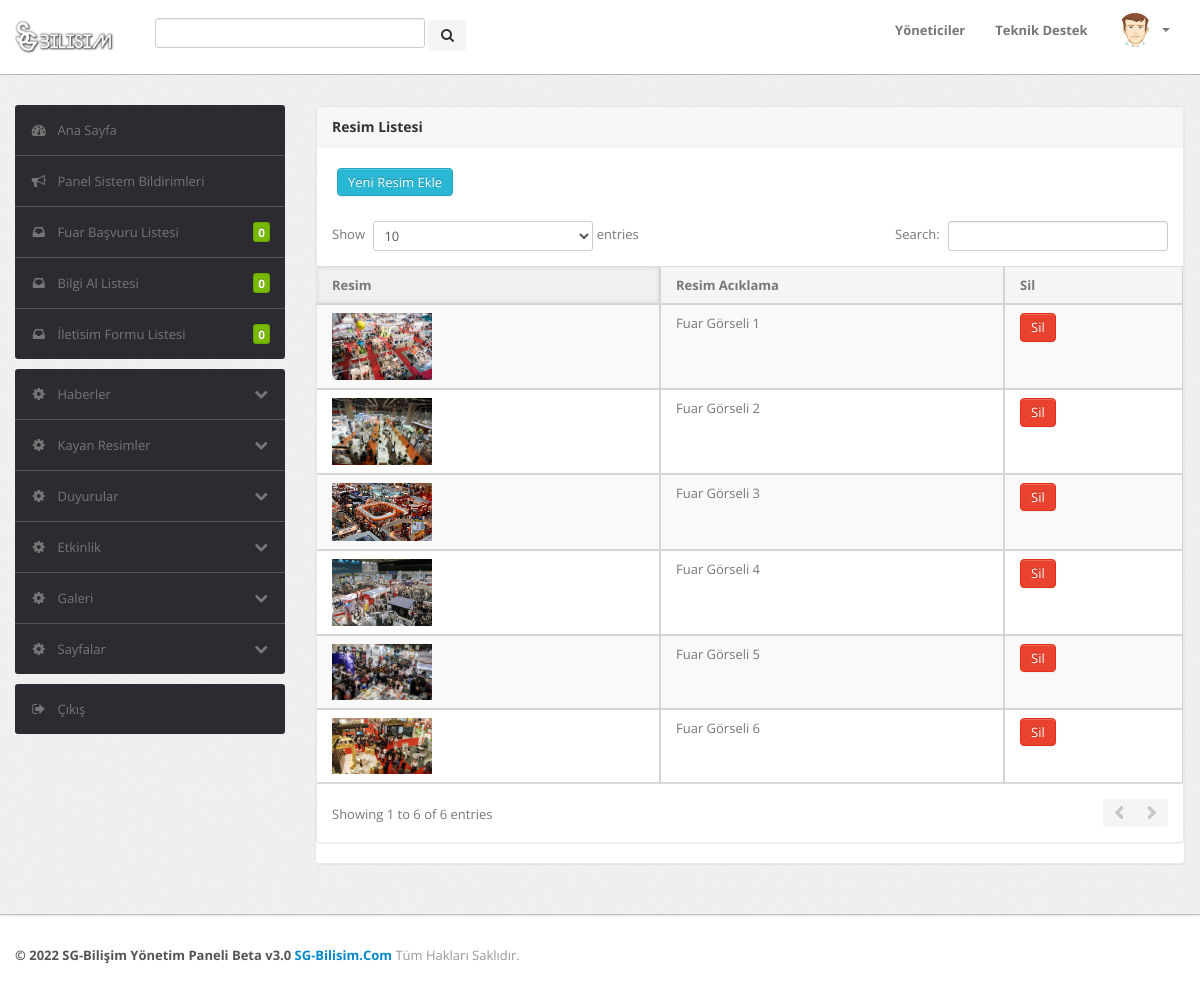
Page /sgpnl/resimgliste.php (signed in) on the committed database.
### tables this page shows
CREATE TABLE `galeri`  (
  `id` int NOT NULL AUTO_INCREMENT,
  `resimaciklama` varchar(255) NULL DEFAULT NULL,
  `foto` varchar(255) NULL DEFAULT NULL,
  PRIMARY KEY (`id`) USING BTREE
);

### sgpnl/resimgliste.php (the view, shortened to what this page needs)
<?php
include 'inc/vt.php';
include 'inc/header.php';
include 'inc/navbar.php';
?>
    <div class="wrapper">
        <div class="container">
            <div class="row">
                <div class="span3">
                     <?php include 'inc/sidebar.php';?>
                </div>
                <div class="span9">
                    <div class="content">
                        <div class="module">
						   <div class="module">
							<div class="module-head">
								<h3>Resim Listesi</h3>
							</div>
							<br>
							<p><a href="resimg.php" class="btn btn-info">Yeni Resim Ekle</a></p>
							<div class="module-body table">
								 <table border="1"  class="datatable-1 table table-bordered table-striped display" width="100%">
								 <thead>
								 <tr>
								 <th>Resim</th>
								 <th>Resim Acıklama</th>
								 <th>Sil</th>
								 </tr>
								 </thead>
								 <tbody>
								 	<?php
$sorgu = $baglanti->prepare("SELECT * FROM galeri");
$sorgu->execute();
$yon = 'sag';
while ($sonuc = $sorgu->fetch()) {
    ?>
    <tr <?php echo $yon == 'sag' ? 'ml-auto' : 'mr-auto' ?>>
      <td><img width="100" src="../images/galeri/<?= $sonuc['foto'] ?>"</td>
	     <td><?= $sonuc['resimaciklama'] ?></td>
	<td>  <a href="inc/silresim.php?id=<?= $sonuc["id"] ?>" class="btn btn-danger">Sil</a></td>
    </tr> <?php
}
?>
								 </tbody>
								 </table>
							</div>
						</div>
                        </div>
                    </div>
                </div>
            </div>
        </div>
    </div>
 <?php include 'inc/footer.php';?>

### sgpnl/inc/header.php (shortened to what this page needs)
<!DOCTYPE html>
<html lang="tr">
<head>
    <head>
        <link type="text/css" href="bootstrap/css/bootstrap.min.css" rel="stylesheet">
        <link type="text/css" href="bootstrap/css/bootstrap-responsive.min.css" rel="stylesheet">
        <link type="text/css" href="css/theme.css" rel="stylesheet">
        <link type="text/css" href="images/icons/css/font-awesome.css" rel="stylesheet">
   </head>

### sgpnl/inc/navbar.php (shortened to what this page needs)
<body>
        <div class="navbar navbar-fixed-top">
            <div class="navbar-inner">
                <div class="container">
                        <a class="brand" href="index.php"><img width="100" src="images/logosg.png"></a>
                    <div class="nav-collapse collapse navbar-inverse-collapse">
                        <form class="navbar-search form-inline my-2 my-lg-0 ml-auto" action="#">
                        <input type="text" class="span3">
                        <button class="btn" type="button">
                            <i class="icon-search"></i>
                        </button>
                        </form>
                        <ul class="nav pull-right">
                            <li><a href="#">Yöneticiler</a></li>
                            <li><a href="#">Teknik Destek</a></li>
                            <li class="nav-user dropdown"><a href="#" class="dropdown-toggle" data-toggle="dropdown">
                                <img src="images/user.png" class="nav-avatar" />
                                <b class="caret"></b></a>
                            </li>
                        </ul>
                    </div>
                </div>
            </div>
        </div>

### sgpnl/inc/sidebar.php (shortened to what this page needs)
<div class="sidebar">
                            <ul class="widget widget-menu unstyled">
                                <li class="active"><a href="index.php"><i class="menu-icon icon-dashboard"></i>Ana Sayfa</a></li>
                                <li><a href="sgbilisim.php"><i class="menu-icon icon-bullhorn"></i>Panel Sistem Bildirimleri </a></li>
                                <li><a href="onayliuyelist.php"><i class="menu-icon icon-inbox"></i>Fuar Başvuru Listesi<b class="label green pull-right"><?php
$sorgu = $baglanti->prepare("SELECT count(*) FROM basvuru");
$sorgu->execute();
$say = $sorgu->fetchColumn();
echo $say;
?> </b> </a></li>
      <li><a href="bilgial.php"><i class="menu-icon icon-inbox"></i>Bilgi Al Listesi<b class="label green pull-right"><?php
$sorgu = $baglanti->prepare("SELECT count(*) FROM bilgial");
$sorgu->execute();
$say = $sorgu->fetchColumn();
echo $say;
?> </b> </a></li>
 <li><a href="iletisimformu.php"><i class="menu-icon icon-inbox"></i>İletisim Formu Listesi<b class="label green pull-right"><?php
$sorgu = $baglanti->prepare("SELECT count(*) FROM iletisim");
$sorgu->execute();
$say = $sorgu->fetchColumn();
echo $say;
?> </b> </a></li>
                            </ul>
                            <ul class="widget widget-menu unstyled">
                                <li><a class="collapsed" data-toggle="collapse" href="#haberler"><i class="menu-icon icon-cog">
                                </i><i class="icon-chevron-down pull-right"></i>Haberler</a>
                                </li>
                                <li><a class="collapsed" data-toggle="collapse" href="#kayanresim"><i class="menu-icon icon-cog">
                                </i><i class="icon-chevron-down pull-right"></i>Kayan Resimler</a>
                                </li>
								   <li><a class="collapsed" data-toggle="collapse" href="#duyurular"><i class="menu-icon icon-cog">
                                </i><i class="icon-chevron-down pull-right"></i>Duyurular</a>
                                </li>
								<li><a class="collapsed" data-toggle="collapse" href="#yonetim"><i class="menu-icon icon-cog">
                                </i><i class="icon-chevron-down pull-right"></i>Etkinlik</a>
                                </li>
									<li><a class="collapsed" data-toggle="collapse" href="#galeri"><i class="menu-icon icon-cog">
                                </i><i class="icon-chevron-down pull-right"></i>Galeri</a>
                                </li>
                                <li><a class="collapsed" data-toggle="collapse" href="#sayfalar"><i class="menu-icon icon-cog">
                                </i><i class="icon-chevron-down pull-right"></i>Sayfalar</a>
                                </li>
                            </ul>
                            <ul class="widget widget-menu unstyled">
                                <li><a href="logout.php"><i class="menu-icon icon-signout"></i>Çıkış</a></li>
                            </ul>
                        </div>

### sgpnl/inc/footer.php (shortened to what this page needs)
        <div class="footer">
            <div class="container">
                <b class="copyright">&copy; 2022 SG-Bilişim Yönetim Paneli Beta v3.0 <a href="https://sg-bilisim.com/">SG-Bilisim.Com</a> </b>Tüm Hakları Saklıdır.
            </div>
        </div>
    </body>
</html>

### sgpnl/resimgliste.php (style rules this page uses)
p { position: relative; right: -20px; }

### rows in the picture
galeri: foto (picture), resimaciklama "Fuar Görseli 1"
galeri: foto (picture), resimaciklama "Fuar Görseli 2"
galeri: foto (picture), resimaciklama "Fuar Görseli 3"
galeri: foto (picture), resimaciklama "Fuar Görseli 4"
galeri: foto (picture), resimaciklama "Fuar Görseli 5"
galeri: foto (picture), resimaciklama "Fuar Görseli 6"

### other values in the picture
$say "0"
